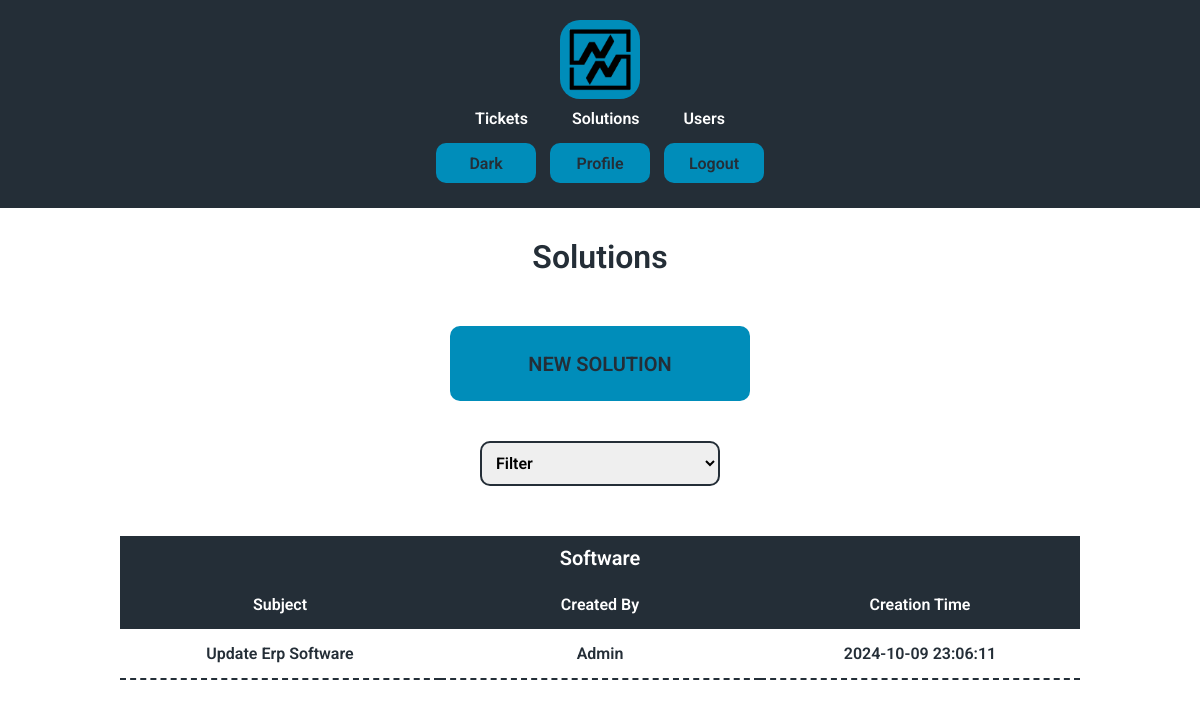
Before: /solutions (signed in) with the older database file.
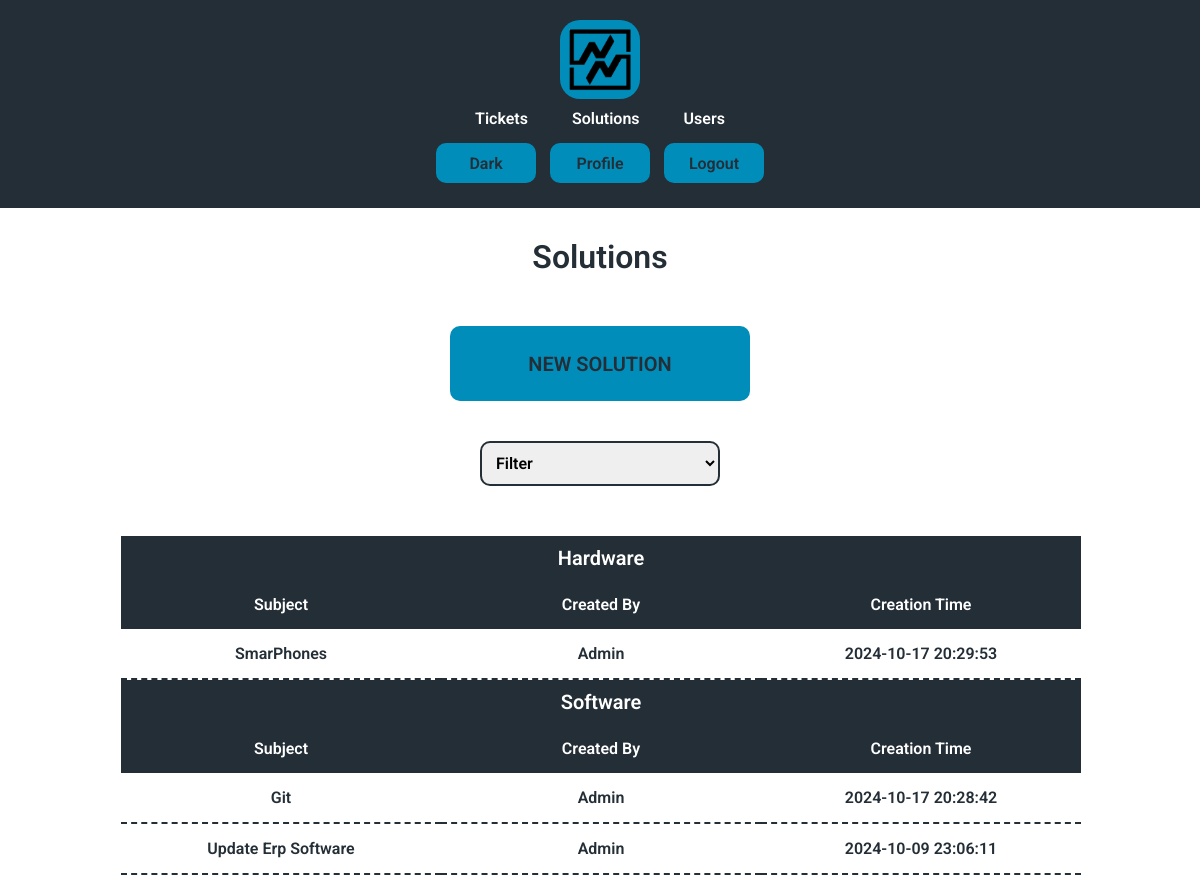
After: the same page with the newer database file.
### tables this page shows
CREATE TABLE solutions (
id INTEGER PRIMARY KEY AUTOINCREMENT NOT NULL,
category TEXT NOT NULL,
subject TEXT NOT NULL,
creator INTEGER,
description TEXT,
time TIMESTAMP DEFAULT CURRENT_TIMESTAMP,
FOREIGN KEY(creator) REFERENCES users(id) ON DELETE SET NULL ON UPDATE NO ACTION
);

CREATE TABLE users (id INTEGER PRIMARY KEY AUTOINCREMENT NOT NULL, name TEXT NOT NULL, hash TEXT NOT NULL, permission INTEGER DEFAULT 4 NOT NULL, active BLOB DEFAULT 0 NOT NULL, email TEXT NOT NULL);

### app.py (the view, shortened to what this page needs)
@app.route("/solutions", methods=["GET", "POST"])
@login_required
def solutions():
    listcategories = db.execute("SELECT DISTINCT category FROM solutions ORDER BY category")
    solutions = db.execute(
        """
        SELECT solutions.id, solutions.subject, solutions.category, solutions.time, users.name AS creator_name
        FROM solutions LEFT JOIN users ON solutions.creator = users.id ORDER BY subject;
        """
        )
    categories = listcategories
    return render_template("solutions.html", solutions = solutions, categories = categories, list = listcategories)

### app.py (called while the page is built)
def login_required(f):
    @wraps(f)
    def decorated_function(*args, **kwargs):
        if not session.get("user_id"):
            return redirect("/") # Redirect to the login page or wherever necessary
        return f(*args, **kwargs)  # Proceed with the actual route if logged in
    return decorated_function

### templates/solutions.html (shortened to what this page needs)
{% extends "layout.html" %}
{% block h1 %}<h1>Solutions</h1>{% endblock %}
{% block body %}
    {% if session.get("permission") < 3 %}
    <form class="margin" action="/newsolution">
        <button type="submit" class="enter">NEW SOLUTION</button>
        </form>
        {% endif %}
    <form class="margin" action="/solutions" method="post">
        <select id="status" name="category" onchange="clickButton()">
            <option hidden disabled value="" selected>Filter</option>
        </select>
    </form>
    <div class="main">
        {% for categorie in categories %}
        <table {% if categories|length == 1 %}
        class="select"
        {% else %}
        class="select column"
        {% endif %}>
            <thead>
                <caption>{{ categorie["category"] }}</caption>
                <tr>
                    <th >Subject</th>
                    <th>Created By</th>
                    <th class="none">Creation Time</th>
                </tr>
            </thead>
            <tbody>
                {% for solution in solutions %}
                {% if solution["category"] == categorie["category"] %}
                <tr onclick="clickButtonID('{{ solution['id'] }}')">
                    <td>{{ solution["subject"] }}</td>
                    <td>{{ solution["creator_name"] }}</td>
                    <td class="none">{{ solution["time"] }}</td>
                </tr>
                {% endif %}
                {% endfor %}
            </tbody>
        </table>
        {% endfor %}
    </div>
{% endblock %}

Changed rows visible on the page:
added solutions: subject "SmarPhones", creator_name "Admin", time "2024-10-17 20:29:53", shown under "Hardware"
added solutions: subject "Git", creator_name "Admin", time "2024-10-17 20:28:42", shown under "Software"
Other visible differences:
new list line: "Hardware Subject Created By Creation Time"
